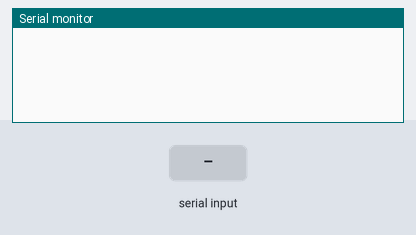
Bench run of a sketch on a simulated Arduino Uno, built with avr-gcc and run on an emulated ATmega328P. On the bench: the last lines printed to the serial monitor. The test bench sets the inputs (shaded band).

Above: at 1.2 s.
1.3 s: "90,45\n" received over Serial
At 3.2 s:
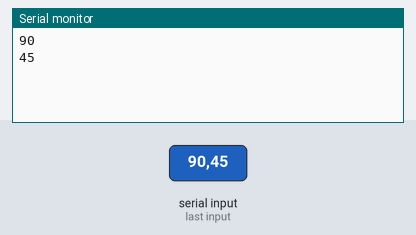
3.8 s: "30,150\n" received over Serial
At 7.6 s:
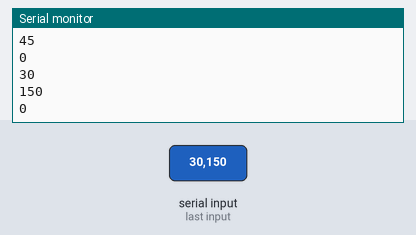
Timing chart, 0 to 9.1 s (numbered marks = the images above; inputs shaded):
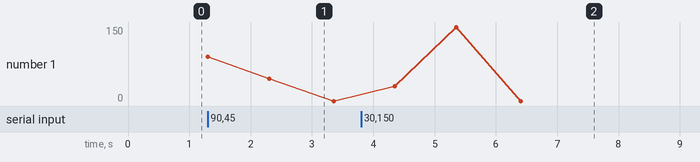

The sketch:

sketch_apr23b.ino
```cpp
void setup() {
   Serial.begin(9600);
    Serial.setTimeout(50);
}

void loop() {
  // put your main code here, to run repeatedly:
if (Serial.available() > 0)
  {
    int value = Serial.parseInt();
    Serial.println(String(value));
    delay(1000);
    }
}
```

Measured:
- after the input at 1.3 s, the serial monitor: prints a new line at once (image 1)
- after the input at 3.8 s, the serial monitor: prints a new line after 0.55 s (image 2)
